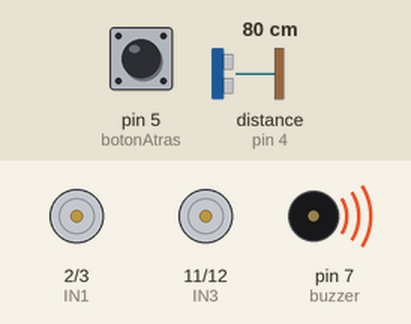
Simulated run of this sketch. Board: Arduino Uno, built with avr-gcc and run on an emulated ATmega328P. Shown: motor-driver pin pairs drawn as motors (green arrow = first pin HIGH = forward, orange = second pin HIGH = backward, longer = more drive, scaled by the enable pin), buzzer (waves = sounding). Wiring (inferred from the names in the program): ultrasonic range finder: trigger pin 13; echo pin 4. The inputs (shaded band) are chosen by the test bench; at power-on: distance to the obstacle (sensor on pin 4) 80 cm, pin 5 (botonAtras) HIGH. The echo pulse lasts 58.3 µs per cm.

Above: at 1.2 s.
1.3 s: distance to the obstacle (sensor on pin 4) set to 98 cm
2.8 s: distance to the obstacle (sensor on pin 4) set to 106 cm
At 3.8 s:
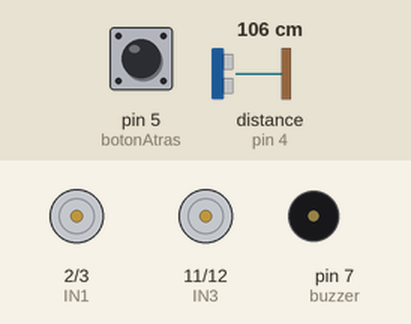
4.3 s: pin 5 (botonAtras) pulled LOW for 0.15 s
At 4.37 s:
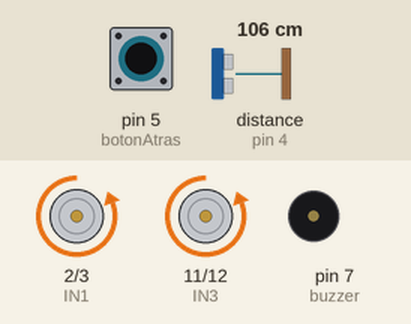
5.9 s: distance to the obstacle (sensor on pin 4) set to 2 cm
At 7.1 s:
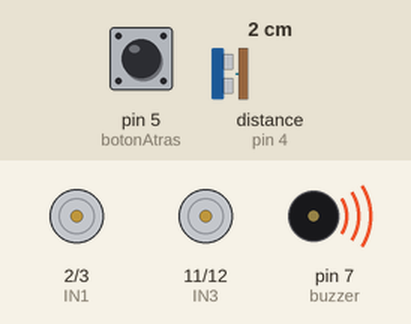
7.4 s: pin 5 (botonAtras) pulled LOW for 1 s
At 8.2 s:
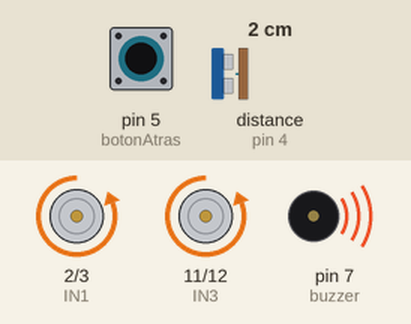
9.9 s: pin 5 (botonAtras) pulled LOW for 3.2 s
At 13.7 s:
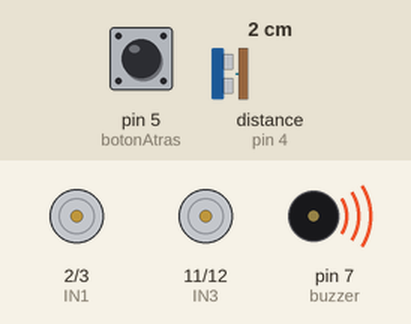
Timing chart, 0 to 15.2 s (numbered marks = the images above; inputs shaded):
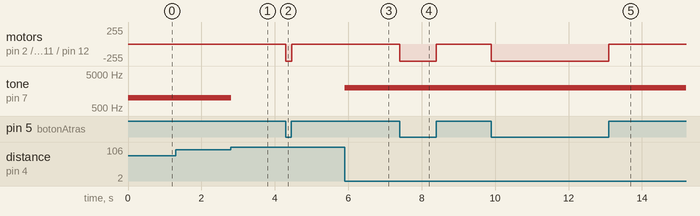

Measured:
- the behaviour switches between 102 and 103 cm on distance to the obstacle (sensor on pin 4) (found by bisection; images 0 and 1)
- after the input at 1.3 s, every drawn part: stays the same
- after the input at 2.8 s, tone on pin 7 (buzzer): 1000 Hz → silent at once
- after the input at 4.3 s, motor on pin 2 (IN1) / pin 3 (IN2), motor on pin 11 (IN3) / pin 12 (IN4): stopped → backward 255/255 at once, → stopped 0.15 s later
- after the input at 5.9 s, tone on pin 7 (buzzer): silent → 2000 Hz at once
- after the input at 7.4 s, motor on pin 2 (IN1) / pin 3 (IN2), motor on pin 11 (IN3) / pin 12 (IN4): stopped → backward 255/255 at once, → stopped 1.0 s later
- after the input at 9.9 s, motor on pin 2 (IN1) / pin 3 (IN2), motor on pin 11 (IN3) / pin 12 (IN4): stopped → backward 255/255 at once, → stopped 3.2 s later

The sketch:

codigo.ino
```cpp
int botonAtras = 5;

int trigger_pin = 13;
int echo_pin = 4;
int time;
int distance;

int buzzer = 7;


int IN1 = 2;
int IN2 = 3;
int ENA = 9;


int IN3 = 11;
int IN4 = 12;
int ENB = 10;

unsigned long tiempoAnterior = 0;
bool sonido = false;

void setup()
{
  Serial.begin(9600);

  pinMode(botonAtras, INPUT_PULLUP);

  pinMode(IN1, OUTPUT);
  pinMode(IN2, OUTPUT);
  pinMode(ENA, OUTPUT);

  pinMode(IN3, OUTPUT);
  pinMode(IN4, OUTPUT);
  pinMode(ENB, OUTPUT);

  pinMode(trigger_pin, OUTPUT);
  pinMode(echo_pin, INPUT);
  pinMode(buzzer, OUTPUT);
}

void loop()
{

  if (digitalRead(botonAtras) == LOW)
  {
    atras();
  }
  else
  {
    detener();
  }


  digitalWrite(trigger_pin, 0);
  delayMicroseconds(2);
  digitalWrite(trigger_pin, 1);
  delayMicroseconds(10);
  digitalWrite(trigger_pin, 0);

  time = pulseIn(echo_pin, HIGH, 25000);
  distance = (time * 0.034)/2;


if(time == 0 || distance > 100){
  noTone(buzzer);
}

if(time > 0 && distance >= 31 && distance <= 100){
  tone(buzzer, 1000);
}

if(time > 0 && distance >= 0 && distance <= 30){
  tone(buzzer, 2000);
}
}

void atras()
{
  digitalWrite(IN1, LOW);
  digitalWrite(IN2, HIGH);

  digitalWrite(IN3, LOW);
  digitalWrite(IN4, HIGH);

  analogWrite(ENA, 255);
  analogWrite(ENB, 255);
}

void detener()
{
  analogWrite(ENA, 0);
  analogWrite(ENB, 0);
}
```
